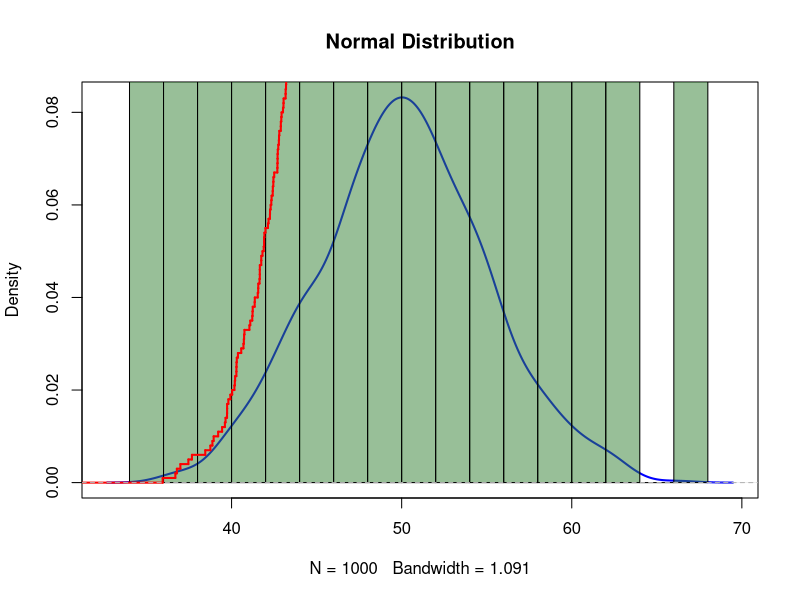
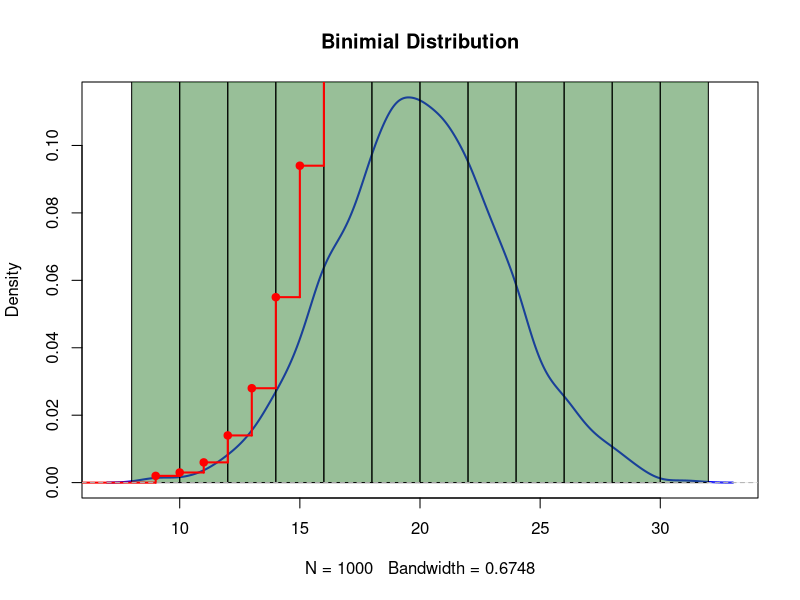
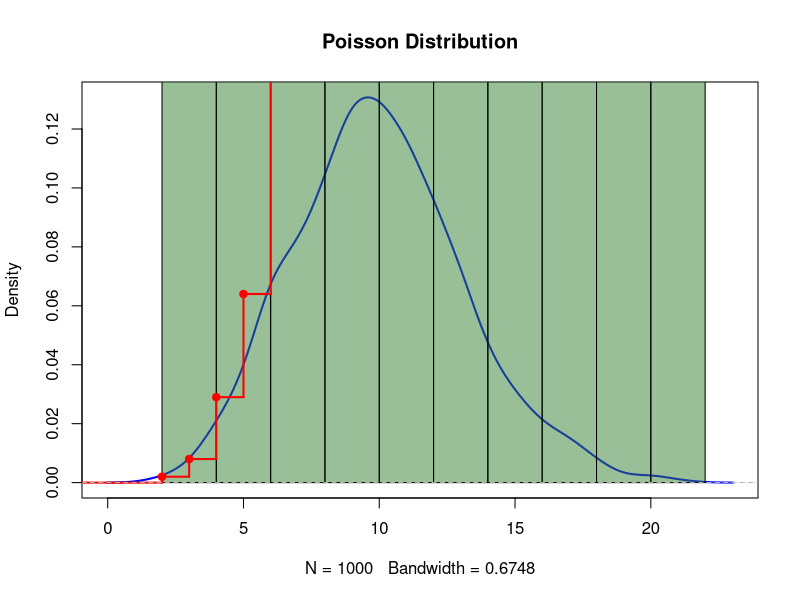

Reproduce these figures in R, in order.
#....................ANS to 3 NO.........................

# ........................For Normal Distribution.....................
set.seed(123)
Sample_size = 1000
mean = 50
sd  = 5
Normal_Sample = rnorm(Sample_size,mean,sd)

#Plot Density Curve
plot(density(Normal_Sample),main = "Normal Distribution", col = "blue",lwd = 2)

#Plot Histogram
hist(Normal_Sample, col =rgb(0.2,0.5,0.2,0.5),add = TRUE)

#Plot CDF Curve
plot(ecdf(Normal_Sample),col = "red",lwd = 2, add = TRUE, verticals = TRUE)


#..............For Binomial Distributions.............
set.seed(123)
Sample_size = 1000
n = 50
p = 0.4
binomial_samples = rbinom(Sample_size,n,p)

#Plot Density Curve
plot(density(binomial_samples),main = "Binimial Distribution", col = "blue",lwd =2)

#Plot Histogram
hist(binomial_samples,col = rgb(0.2,0.5,0.2,0.5), add = TRUE)

#Plot CDF curve
plot(ecdf(binomial_samples),col = "red",lwd = 2, add = TRUE, verticals = TRUE)


#...........................For Poisson Distribution.................
set.seed(123)
Sample_size = 1000
m = 10
poison_sample = rpois(Sample_size,m)

#Plot Density Curve..
plot(density(poison_sample),main = "Poisson Distribution",col = "blue", lwd = 2)

#Plot Histogram
hist(poison_sample, col = rgb(0.2,0.5,0.2,0.5), add = TRUE)

#Plot CDF Curve
plot(ecdf(poison_sample),col= "red",lwd = 2, add = TRUE, verticals = TRUE)





